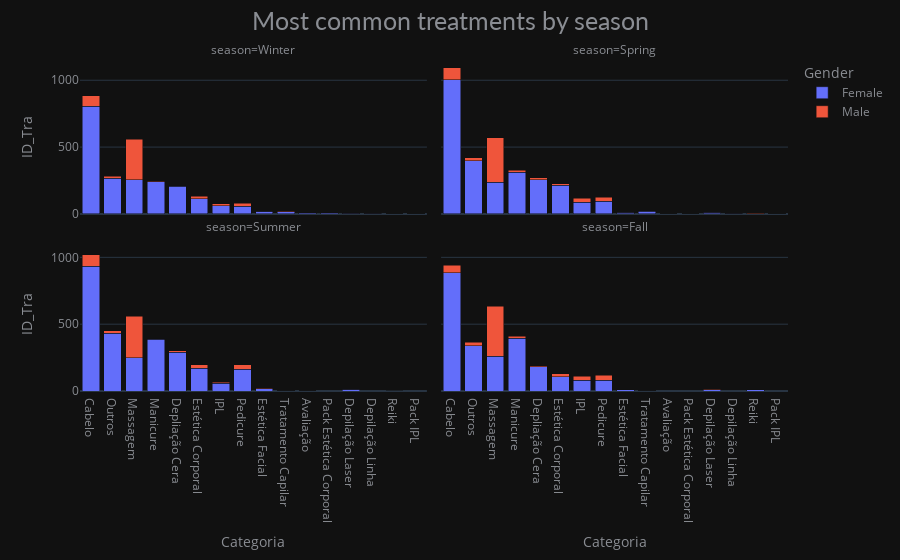

Write notebook code for a chart like this one.
### Code cell
plot_trents(df_final, ['season', 'Categoria', 'Gender'], 'ID_Tra', 'ValorTotal')

### Figure 1 — Plotly figure (JSON) as saved in the notebook; plotly's stock layout.template omitted (floating-point values rounded to 4 significant figures)
{"data": [{"alignmentgroup": "True", "hovertemplate": "Gender=Female<br>season=Winter<br>Categoria=%{x}<br>ID_Tra=%{y}<extra></extra>", "legendgroup": "Female", "marker": {"color": "#636efa", "pattern": {"shape": ""}}, "name": "Female", "offsetgroup": "Female", "orientation": "v", "showlegend": true, "textposition": "auto", "type": "bar", "x": ["Cabelo", "Outros", "Massagem", "Manicure", "Depliação Cera", "Estética Corporal", "IPL", "Pedicure", "Estética Facial", "Tratamento Capilar", "Avaliação", "Pack Estética Corporal", "Depilação Laser", "Depilação Linha", "Reiki", "Pack IPL"], "xaxis": "x3", "y": [804, 267, 254, 239, 207, 112, 62, 57, 19, 16, 8, 7, 5, 4, 2, 1], "yaxis": "y3"}, {"alignmentgroup": "True", "hovertemplate": "Gender=Female<br>season=Spring<br>Categoria=%{x}<br>ID_Tra=%{y}<extra></extra>", "legendgroup": "Female", "marker": {"color": "#636efa", "pattern": {"shape": ""}}, "name": "Female", "offsetgroup": "Female", "orientation": "v", "showlegend": false, "textposition": "auto", "type": "bar", "x": ["Cabelo", "Outros", "Manicure", "Depliação Cera", "Massagem", "Estética Corporal", "Pedicure", "IPL", "Tratamento Capilar", "Estética Facial", "Depilação Laser", "Depilação Linha", "Pack IPL", "Avaliação", "Pack Estética Corporal", "Reiki"], "xaxis": "x4", "y": [1002, 398, 311, 256, 237, 213, 93, 86, 21, 13, 11, 4, 2, 1, 0, 0], "yaxis": "y4"}, {"alignmentgroup": "True", "hovertemplate": "Gender=Female<br>season=Summer<br>Categoria=%{x}<br>ID_Tra=%{y}<extra></extra>", "legendgroup": "Female", "marker": {"color": "#636efa", "pattern": {"shape": ""}}, "name": "Female", "offsetgroup": "Female", "orientation": "v", "showlegend": false, "textposition": "auto", "type": "bar", "x": ["Cabelo", "Outros", "Manicure", "Depliação Cera", "Massagem", "Estética Corporal", "Pedicure", "IPL", "Estética Facial", "Depilação Laser", "Avaliação", "Tratamento Capilar", "Depilação Linha", "Pack Estética Corporal", "Pack IPL", "Reiki"], "xaxis": "x", "y": [933, 431, 386, 290, 247, 170, 163, 58, 18, 14, 2, 1, 0, 0, 0, 0], "yaxis": "y"}, {"alignmentgroup": "True", "hovertemplate": "Gender=Female<br>season=Fall<br>Categoria=%{x}<br>ID_Tra=%{y}<extra></extra>", "legendgroup": "Female", "marker": {"color": "#636efa", "pattern": {"shape": ""}}, "name": "Female", "offsetgroup": "Female", "orientation": "v", "showlegend": false, "textposition": "auto", "type": "bar", "x": ["Cabelo", "Manicure", "Outros", "Massagem", "Depliação Cera", "Estética Corporal", "IPL", "Pedicure", "Depilação Laser", "Estética Facial", "Reiki", "Tratamento Capilar", "Avaliação", "Depilação Linha", "Pack Estética Corporal", "Pack IPL"], "xaxis": "x2", "y": [884, 394, 339, 259, 183, 107, 82, 79, 8, 8, 8, 2, 0, 0, 0, 0], "yaxis": "y2"}, {"alignmentgroup": "True", "hovertemplate": "Gender=Male<br>season=Winter<br>Categoria=%{x}<br>ID_Tra=%{y}<extra></extra>", "legendgroup": "Male", "marker": {"color": "#EF553B", "pattern": {"shape": ""}}, "name": "Male", "offsetgroup": "Male", "orientation": "v", "showlegend": true, "textposition": "auto", "type": "bar", "x": ["Massagem", "Cabelo", "Pedicure", "Estética Corporal", "IPL", "Outros", "Depilação Laser", "Depliação Cera", "Manicure", "Tratamento Capilar", "Estética Facial", "Reiki", "Avaliação", "Depilação Linha", "Pack Estética Corporal", "Pack IPL"], "xaxis": "x3", "y": [304, 79, 23, 20, 13, 13, 5, 4, 4, 3, 1, 1, 0, 0, 0, 0], "yaxis": "y3"}, {"alignmentgroup": "True", "hovertemplate": "Gender=Male<br>season=Spring<br>Categoria=%{x}<br>ID_Tra=%{y}<extra></extra>", "legendgroup": "Male", "marker": {"color": "#EF553B", "pattern": {"shape": ""}}, "name": "Male", "offsetgroup": "Male", "orientation": "v", "showlegend": false, "textposition": "auto", "type": "bar", "x": ["Massagem", "Cabelo", "Pedicure", "IPL", "Outros", "Manicure", "Estética Corporal", "Depliação Cera", "Reiki", "Tratamento Capilar", "Avaliação", "Depilação Laser", "Depilação Linha", "Estética Facial", "Pack Estética Corporal", "Pack IPL"], "xaxis": "x4", "y": [334, 92, 33, 32, 21, 16, 14, 13, 4, 2, 1, 1, 0, 0, 0, 0], "yaxis": "y4"}, {"alignmentgroup": "True", "hovertemplate": "Gender=Male<br>season=Summer<br>Categoria=%{x}<br>ID_Tra=%{y}<extra></extra>", "legendgroup": "Male", "marker": {"color": "#EF553B", "pattern": {"shape": ""}}, "name": "Male", "offsetgroup": "Male", "orientation": "v", "showlegend": false, "textposition": "auto", "type": "bar", "x": ["Massagem", "Cabelo", "Pedicure", "Estética Corporal", "Outros", "Depliação Cera", "IPL", "Manicure", "Estética Facial", "Reiki", "Avaliação", "Depilação Laser", "Depilação Linha", "Pack Estética Corporal", "Pack IPL", "Tratamento Capilar"], "xaxis": "x", "y": [312, 86, 34, 25, 18, 10, 6, 6, 3, 1, 0, 0, 0, 0, 0, 0], "yaxis": "y"}, {"alignmentgroup": "True", "hovertemplate": "Gender=Male<br>season=Fall<br>Categoria=%{x}<br>ID_Tra=%{y}<extra></extra>", "legendgroup": "Male", "marker": {"color": "#EF553B", "pattern": {"shape": ""}}, "name": "Male", "offsetgroup": "Male", "orientation": "v", "showlegend": false, "textposition": "auto", "type": "bar", "x": ["Massagem", "Cabelo", "Pedicure", "IPL", "Outros", "Estética Corporal", "Manicure", "Depliação Cera", "Depilação Laser", "Reiki", "Estética Facial", "Avaliação", "Depilação Linha", "Pack Estética Corporal", "Pack IPL", "Tratamento Capilar"], "xaxis": "x2", "y": [375, 57, 38, 28, 26, 21, 17, 7, 5, 3, 1, 0, 0, 0, 0, 0], "yaxis": "y2"}], "layout": {"annotations": [{"font": {}, "showarrow": false, "text": "season=Summer", "x": 0.245, "xanchor": "center", "xref": "paper", "y": 0.465, "yanchor": "bottom", "yref": "paper"}, {"font": {}, "showarrow": false, "text": "season=Fall", "x": 0.755, "xanchor": "center", "xref": "paper", "y": 0.465, "yanchor": "bottom", "yref": "paper"}, {"font": {}, "showarrow": false, "text": "season=Winter", "x": 0.245, "xanchor": "center", "xref": "paper", "y": 1.0, "yanchor": "bottom", "yref": "paper"}, {"font": {}, "showarrow": false, "text": "season=Spring", "x": 0.755, "xanchor": "center", "xref": "paper", "y": 1.0, "yanchor": "bottom", "yref": "paper"}], "barmode": "stack", "font": {"color": "#8a8d93"}, "hoverlabel": {"bgcolor": "#f2f2f2", "font": {"family": "Lato, sans-serif", "size": 13}}, "legend": {"title": {"text": "Gender"}, "tracegroupgap": 0}, "margin": {"t": 60}, "title": {"font": {"color": "#8a8d93", "family": "Lato, sans-serif", "size": 25}, "text": "Most common treatments by season", "x": 0.5}, "xaxis": {"anchor": "y", "domain": [0, 0.49], "title": {"text": "Categoria"}}, "xaxis2": {"anchor": "y2", "domain": [0.51, 1], "matches": "x", "title": {"text": "Categoria"}}, "xaxis3": {"anchor": "y3", "domain": [0, 0.49], "matches": "x", "showticklabels": false}, "xaxis4": {"anchor": "y4", "domain": [0.51, 1], "matches": "x", "showticklabels": false}, "yaxis": {"anchor": "x", "domain": [0, 0.465], "title": {"text": "ID_Tra"}}, "yaxis2": {"anchor": "x2", "domain": [0, 0.465], "matches": "y", "showticklabels": false}, "yaxis3": {"anchor": "x3", "domain": [0.535, 1.0], "matches": "y", "title": {"text": "ID_Tra"}}, "yaxis4": {"anchor": "x4", "domain": [0.535, 1.0], "matches": "y", "showticklabels": false}}}
